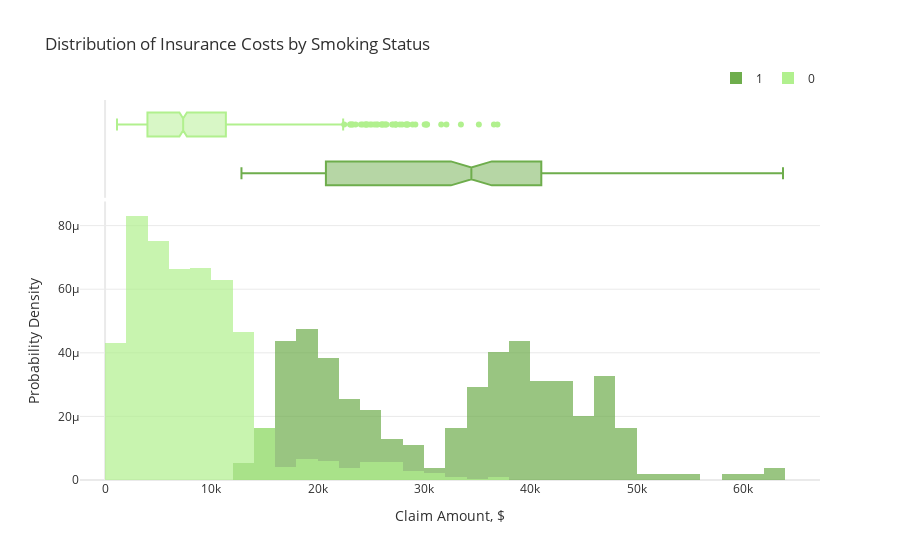

Notebook code for this chart:
### Code cell
fig=px.histogram(df_copy, x='charges', color='smoker', opacity=0.7, barmode='overlay',
                 histnorm='probability density', marginal='box', 
                 title="Distribution of Insurance Costs by Smoking Status",
                 color_discrete_sequence=['#6ead4c','#b1f08e']) 
fig.update_layout(font_color="#303030", xaxis_title='Claim Amount, $',
                  yaxis=dict(title='Probability Density', gridcolor='#EAEAEA', zerolinecolor='#EAEAEA'),
                  legend=dict(orientation="h", yanchor="bottom", y=1.02, xanchor="right", x=1, title=""))
fig.update_xaxes(showgrid=False, zerolinecolor='#EAEAEA')
fig.show()

### Figure 1 — Plotly figure (JSON) as saved in the notebook; plotly's stock layout.template omitted (floating-point values rounded to 4 significant figures; data arrays with more than 128 entries replaced by an {"elided": "..."} marker saying what was removed)
{"data": [{"alignmentgroup": "True", "bingroup": "x", "histnorm": "probability density", "hovertemplate": "smoker=1<br>charges=%{x}<br>probability density=%{y}<extra></extra>", "legendgroup": "1", "marker": {"color": "#6ead4c", "opacity": 0.7, "pattern": {"shape": ""}}, "name": "1", "offsetgroup": "1", "orientation": "v", "showlegend": true, "type": "histogram", "x": {"elided": "274 float values"}, "xaxis": "x", "yaxis": "y"}, {"alignmentgroup": "True", "hovertemplate": "smoker=1<br>charges=%{x}<extra></extra>", "legendgroup": "1", "marker": {"color": "#6ead4c"}, "name": "1", "notched": true, "offsetgroup": "1", "showlegend": false, "type": "box", "x": {"elided": "274 float values"}, "xaxis": "x2", "yaxis": "y2"}, {"alignmentgroup": "True", "bingroup": "x", "histnorm": "probability density", "hovertemplate": "smoker=0<br>charges=%{x}<br>probability density=%{y}<extra></extra>", "legendgroup": "0", "marker": {"color": "#b1f08e", "opacity": 0.7, "pattern": {"shape": ""}}, "name": "0", "offsetgroup": "0", "orientation": "v", "showlegend": true, "type": "histogram", "x": {"elided": "1064 float values"}, "xaxis": "x", "yaxis": "y"}, {"alignmentgroup": "True", "hovertemplate": "smoker=0<br>charges=%{x}<extra></extra>", "legendgroup": "0", "marker": {"color": "#b1f08e"}, "name": "0", "notched": true, "offsetgroup": "0", "showlegend": false, "type": "box", "x": {"elided": "1064 float values"}, "xaxis": "x2", "yaxis": "y2"}], "layout": {"barmode": "overlay", "font": {"color": "#303030"}, "legend": {"orientation": "h", "title": {"text": ""}, "tracegroupgap": 0, "x": 1, "xanchor": "right", "y": 1.02, "yanchor": "bottom"}, "title": {"text": "Distribution of Insurance Costs by Smoking Status"}, "xaxis": {"anchor": "y", "domain": [0, 1], "showgrid": false, "title": {"text": "Claim Amount, $"}, "zerolinecolor": "#EAEAEA"}, "xaxis2": {"anchor": "y2", "domain": [0, 1], "matches": "x", "showgrid": false, "showticklabels": false, "zerolinecolor": "#EAEAEA"}, "yaxis": {"anchor": "x", "domain": [0, 0.7326], "gridcolor": "#EAEAEA", "title": {"text": "Probability Density"}, "zerolinecolor": "#EAEAEA"}, "yaxis2": {"anchor": "x2", "domain": [0.7426, 1], "matches": "y2", "showgrid": false, "showline": false, "showticklabels": false, "ticks": ""}}}
